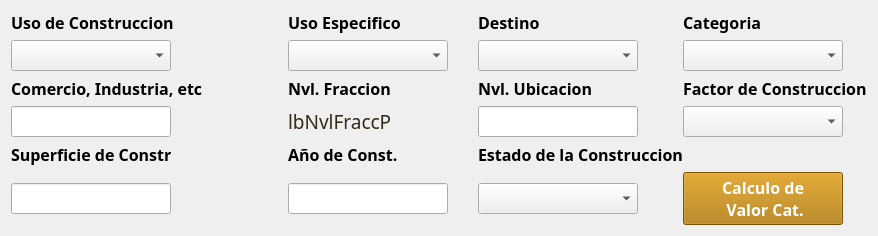
                   <widget class="QWidget" name="wDescrConstr" native="true">
                    <layout class="QGridLayout" name="gridLayout_13">
                     <property name="horizontalSpacing">
                      <number>0</number>
                     </property>
                     <item row="5" column="0">
                      <widget class="QLabel" name="lbSupConstrFP">
                       <property name="minimumSize">
                        <size>
                         <width>277</width>
                         <height>0</height>
                        </size>
                       </property>
                       <property name="font">
                        <font>
                         <pointsize>14</pointsize>
                         <weight>75</weight>
                         <bold>true</bold>
                        </font>
                       </property>
                       <property name="text">
                        <string>lbSupConstrFP</string>
                       </property>
                      </widget>
                     </item>
                     <item row="4" column="0">
                      <widget class="QLabel" name="label_56">
                       <property name="maximumSize">
                        <size>
                         <width>190</width>
                         <height>16777215</height>
                        </size>
                       </property>
                       <property name="font">
                        <font>
                         <family>Century Gothic</family>
                         <pointsize>12</pointsize>
                         <weight>75</weight>
                         <bold>true</bold>
                        </font>
                       </property>
                       <property name="text">
                        <string>Superficie de Constr</string>
                       </property>
                      </widget>
                     </item>
                     <item row="0" column="0">
                      <widget class="QLabel" name="label_44">
                       <property name="maximumSize">
                        <size>
                         <width>190</width>
                         <height>16777215</height>
                        </size>
                       </property>
                       <property name="font">
                        <font>
                         <family>Century Gothic</family>
                         <pointsize>12</pointsize>
                         <weight>75</weight>
                         <bold>true</bold>
                        </font>
                       </property>
                       <property name="text">
                        <string>Uso de Construccion</string>
                       </property>
                      </widget>
                     </item>
                     <item row="4" column="3">
                      <widget class="QLabel" name="label_57">
                       <property name="maximumSize">
                        <size>
                         <width>220</width>
                         <height>16777215</height>
                        </size>
                       </property>
                       <property name="font">
                        <font>
                         <family>Century Gothic</family>
                         <pointsize>12</pointsize>
                         <weight>75</weight>
                         <bold>true</bold>
                        </font>
                       </property>
                       <property name="text">
                        <string>Estado de la Construccion</string>
                       </property>
                      </widget>
                     </item>
                     <item row="1" column="3">
                      <widget class="QComboBox" name="cmbDestinoP">
                       <property name="minimumSize">
                        <size>
                         <width>160</width>
                         <height>0</height>
                        </size>
                       </property>
                       <property name="maximumSize">
                        <size>
                         <width>60</width>
                         <height>16777215</height>
                        </size>
                       </property>
                       <property name="font">
                        <font>
                         <pointsize>14</pointsize>
                         <weight>75</weight>
                         <bold>true</bold>
                        </font>
                       </property>
                       <property name="styleSheet">
                        <string notr="true">QComboBox QAbstractItemView::item { min-height: 25;}
QListView{color: black ; font-size: 16px; outline:none; font-weight:bold}QListView::item:selected { color: red; background-color: lightgray;}</string>
                       </property>
                      </widget>
                     </item>
                     <item row="3" column="3">
                      <widget class="QLineEdit" name="leNvlUbicaP">
                       <property name="minimumSize">
                        <size>
                         <width>160</width>
                         <height>0</height>
                        </size>
                       </property>
                       <property name="maximumSize">
                        <size>
                         <width>60</width>
                         <height>16777215</height>
                        </size>
                       </property>
                       <property name="font">
                        <font>
                         <family>Century Gothic</family>
                         <pointsize>12</pointsize>
                         <weight>50</weight>
                         <bold>false</bold>
                        </font>
                       </property>
                       <property name="maxLength">
                        <number>4</number>
                       </property>
                      </widget>
                     </item>
                     <item row="0" column="1">
                      <widget class="QLabel" name="label_49">
                       <property name="maximumSize">
                        <size>
                         <width>190</width>
                         <height>16777215</height>
                        </size>
                       </property>
                       <property name="font">
                        <font>
                         <family>Century Gothic</family>
                         <pointsize>12</pointsize>
                         <weight>75</weight>
                         <bold>true</bold>
                        </font>
                       </property>
                       <property name="text">
                        <string>Uso Especifico</string>
                       </property>
                      </widget>
                     </item>
                     <item row="5" column="3">
                      <widget class="QComboBox" name="cmbEdoConstrP">
                       <property name="minimumSize">
                        <size>
                         <width>160</width>
                         <height>0</height>
                        </size>
                       </property>
                       <property name="maximumSize">
                        <size>
                         <width>60</width>
                         <height>16777215</height>
                        </size>
                       </property>
                       <property name="font">
                        <font>
                         <pointsize>14</pointsize>
                         <weight>75</weight>
                         <bold>true</bold>
                        </font>
                       </property>
                       <property name="styleSheet">
                        <string notr="true">QComboBox QAbstractItemView::item { min-height: 25; font-family: &quot;Century Gothic&quot;;}
QListView{color: black ; font-size: 16px; outline:none; font-weight:bold, font-family: &quot;Century Gothic&quot;;}
QListView::item:selected { color: red; background-color: lightgray;font-family: &quot;Century Gothic&quot;;}</string>
                       </property>
                      </widget>
                     </item>
                     <item row="0" column="4">
                      <widget class="QLabel" name="label_59">
                       <property name="font">
                        <font>
                         <family>Century Gothic</family>
                         <pointsize>12</pointsize>
                         <weight>75</weight>
                         <bold>true</bold>
                        </font>
                       </property>
                       <property name="text">
                        <string>Categoria</string>
                       </property>
                      </widget>
                     </item>
                     <item row="1" column="4">
                      <widget class="QComboBox" name="cmbCategoriaP">
                       <property name="minimumSize">
                        <size>
                         <width>160</width>
                         <height>0</height>
                        </size>
                       </property>
                       <property name="maximumSize">
                        <size>
                         <width>160</width>
                         <height>16777215</height>
                        </size>
                       </property>
                       <property name="font">
                        <font>
                         <pointsize>14</pointsize>
                         <weight>75</weight>
                         <bold>true</bold>
                        </font>
                       </property>
                       <property name="styleSheet">
                        <string notr="true">QComboBox QAbstractItemView::item { min-height: 25;}
QListView{color: black ; font-size: 16px; outline:none; font-weight:bold}QListView::item:selected { color: red; background-color: lightgray;}</string>
                       </property>
                      </widget>
                     </item>
                     <item row="5" column="4">
                      <widget class="QPushButton" name="btnCalcValCatP">
                       <property name="minimumSize">
                        <size>
                         <width>160</width>
                         <height>0</height>
                        </size>
                       </property>
                       <property name="maximumSize">
                        <size>
                         <width>160</width>
                         <height>16777215</height>
                        </size>
                       </property>
                       <property name="font">
                        <font>
                         <family>Century Gothic</family>
                         <pointsize>12</pointsize>
                         <weight>75</weight>
                         <bold>true</bold>
                        </font>
                       </property>
                       <property name="styleSheet">
                        <string notr="true">background : rgb(174, 116, 0);
color : rgb(255, 255, 255)</string>
                       </property>
                       <property name="text">
                        <string>Calculo de
 Valor Cat.</string>
                       </property>
                      </widget>
                     </item>
                     <item row="2" column="4">
                      <widget class="QLabel" name="lFacConstP">
                       <property name="font">
                        <font>
                         <family>Century Gothic</family>
                         <pointsize>12</pointsize>
                         <weight>75</weight>
                         <bold>true</bold>
                        </font>
                       </property>
                       <property name="text">
                        <string>Factor de Construccion</string>
                       </property>
                      </widget>
                     </item>
                     <item row="3" column="4">
                      <widget class="QComboBox" name="cmbFactorConstrP">
                       <property name="minimumSize">
                        <size>
                         <width>160</width>
                         <height>0</height>
                        </size>
                       </property>
                       <property name="maximumSize">
                        <size>
                         <width>160</width>
                         <height>16777215</height>
                        </size>
                       </property>
                       <property name="font">
                        <font>
                         <pointsize>14</pointsize>
                         <weight>75</weight>
                         <bold>true</bold>
                        </font>
                       </property>
                       <property name="autoFillBackground">
                        <bool>false</bool>
                       </property>
                       <property name="styleSheet">
                        <string notr="true">QComboBox QAbstractItemView::item { min-height: 25;}
QListView{color: black ; font-size: 16px; outline:none; font-weight:bold}QListView::item:selected { color: red; background-color: lightgray;}</string>
                       </property>
                      </widget>
                     </item>
                     <item row="1" column="0">
                      <widget class="QComboBox" name="cmbUsoConstrP">
                       <property name="minimumSize">
                        <size>
                         <width>160</width>
                         <height>0</height>
                        </size>
                       </property>
                       <property name="maximumSize">
                        <size>
                         <width>160</width>
                         <height>16777215</height>
                        </size>
                       </property>
                       <property name="font">
                        <font>
                         <pointsize>14</pointsize>
                         <weight>75</weight>
                         <bold>true</bold>
                        </font>
                       </property>
                       <property name="styleSheet">
                        <string notr="true">QComboBox QAbstractItemView::item { min-height: 25;}
QListView{color: black ; font-size: 16px; outline:none; font-weight:bold}QListView::item:selected { color: red; background-color: lightgray;}</string>
                       </property>
                      </widget>
                     </item>
                     <item row="2" column="3">
                      <widget class="QLabel" name="label_48">
                       <property name="font">
                        <font>
                         <family>Century Gothic</family>
                         <pointsize>12</pointsize>
                         <weight>75</weight>
                         <bold>true</bold>
                        </font>
                       </property>
                       <property name="text">
                        <string>Nvl. Ubicacion</string>
                       </property>
                      </widget>
                     </item>
                     <item row="0" column="3">
                      <widget class="QLabel" name="label_45">
                       <property name="font">
                        <font>
                         <family>Century Gothic</family>
                         <pointsize>12</pointsize>
                         <weight>75</weight>
                         <bold>true</bold>
                        </font>
                       </property>
                       <property name="text">
                        <string>Destino</string>
                       </property>
                      </widget>
                     </item>
                     <item row="3" column="0">
                      <widget class="QLineEdit" name="leNombreP">
                       <property name="minimumSize">
                        <size>
                         <width>160</width>
                         <height>0</height>
                        </size>
                       </property>
                       <property name="maximumSize">
                        <size>
                         <width>160</width>
                         <height>16777215</height>
                        </size>
                       </property>
                       <property name="font">
                        <font>
                         <family>Century Gothic</family>
                         <pointsize>12</pointsize>
                         <weight>50</weight>
                         <bold>false</bold>
                        </font>
                       </property>
                       <property name="maxLength">
                        <number>120</number>
                       </property>
                      </widget>
                     </item>
                     <item row="5" column="1">
                      <widget class="QLineEdit" name="leAnioConsP">
                       <property name="minimumSize">
                        <size>
                         <width>160</width>
                         <height>0</height>
                        </size>
                       </property>
                       <property name="maximumSize">
                        <size>
                         <width>60</width>
                         <height>16777215</height>
                        </size>
                       </property>
                       <property name="font">
                        <font>
                         <family>Century Gothic</family>
                         <pointsize>12</pointsize>
                         <weight>50</weight>
                         <bold>false</bold>
                        </font>
                       </property>
                       <property name="maxLength">
                        <number>4</number>
                       </property>
                      </widget>
                     </item>
                     <item row="5" column="0">
                      <widget class="QLineEdit" name="leSupConstrFP">
                       <property name="minimumSize">
                        <size>
                         <width>160</width>
                         <height>0</height>
                        </size>
                       </property>
                       <property name="maximumSize">
                        <size>
                         <width>160</width>
                         <height>16777215</height>
                        </size>
                       </property>
                       <property name="font">
                        <font>
                         <family>Century Gothic</family>
                         <pointsize>12</pointsize>
                         <weight>50</weight>
                         <bold>false</bold>
                        </font>
                       </property>
                       <property name="maxLength">
                        <number>10</number>
                       </property>
                      </widget>
                     </item>
                     <item row="4" column="1">
                      <widget class="QLabel" name="label_58">
                       <property name="minimumSize">
                        <size>
                         <width>190</width>
                         <height>0</height>
                        </size>
                       </property>
                       <property name="maximumSize">
                        <size>
                         <width>190</width>
                         <height>16777215</height>
                        </size>
                       </property>
                       <property name="font">
                        <font>
                         <family>Century Gothic</family>
                         <pointsize>12</pointsize>
                         <weight>75</weight>
                         <bold>true</bold>
                        </font>
                       </property>
                       <property name="text">
                        <string>Año de Const.</string>
                       </property>
                      </widget>
                     </item>
                     <item row="2" column="0">
                      <widget class="QLabel" name="label_46">
                       <property name="maximumSize">
                        <size>
                         <width>220</width>
                         <height>16777215</height>
                        </size>
                       </property>
                       <property name="font">
                        <font>
                         <family>Century Gothic</family>
                         <pointsize>12</pointsize>
                         <weight>75</weight>
                         <bold>true</bold>
                        </font>
                       </property>
                       <property name="text">
                        <string>Comercio, Industria, etc</string>
                       </property>
                      </widget>
                     </item>
                     <item row="2" column="1">
                      <widget class="QLabel" name="label_47">
                       <property name="maximumSize">
                        <size>
                         <width>120</width>
                         <height>16777215</height>
                        </size>
                       </property>
                       <property name="font">
                        <font>
                         <family>Century Gothic</family>
                         <pointsize>12</pointsize>
                         <weight>75</weight>
                         <bold>true</bold>
                        </font>
                       </property>
                       <property name="text">
                        <string>Nvl. Fraccion</string>
                       </property>
                      </widget>
                     </item>
                     <item row="3" column="1">
                      <widget class="QLabel" name="lbNvlFraccP">
                       <property name="minimumSize">
                        <size>
                         <width>160</width>
                         <height>0</height>
                        </size>
                       </property>
                       <property name="maximumSize">
                        <size>
                         <width>60</width>
                         <height>16777215</height>
                        </size>
                       </property>
                       <property name="font">
                        <font>
                         <family>Century Gothic</family>
                         <pointsize>14</pointsize>
                         <weight>50</weight>
                         <bold>false</bold>
                        </font>
                       </property>
                       <property name="styleSheet">
                        <string notr="true">color : rgb(52, 42, 24 )</string>
                       </property>
                       <property name="text">
                        <string>lbNvlFraccP</string>
                       </property>
                      </widget>
                     </item>
                     <item row="1" column="1">
                      <widget class="QComboBox" name="cmbUsoEspP">
                       <property name="minimumSize">
                        <size>
                         <width>160</width>
                         <height>0</height>
                        </size>
                       </property>
                       <property name="maximumSize">
                        <size>
                         <width>60</width>
                         <height>16777215</height>
                        </size>
                       </property>
                       <property name="font">
                        <font>
                         <pointsize>14</pointsize>
                         <weight>75</weight>
                         <bold>true</bold>
                        </font>
                       </property>
                       <property name="styleSheet">
                        <string notr="true">QComboBox QAbstractItemView::item { min-height: 25;}
QListView{color: black ; font-size: 16px; outline:none; font-weight:bold}QListView::item:selected { color: red; background-color: lightgray;}</string>
                       </property>
                      </widget>
                     </item>
                    </layout>
                   </widget>
